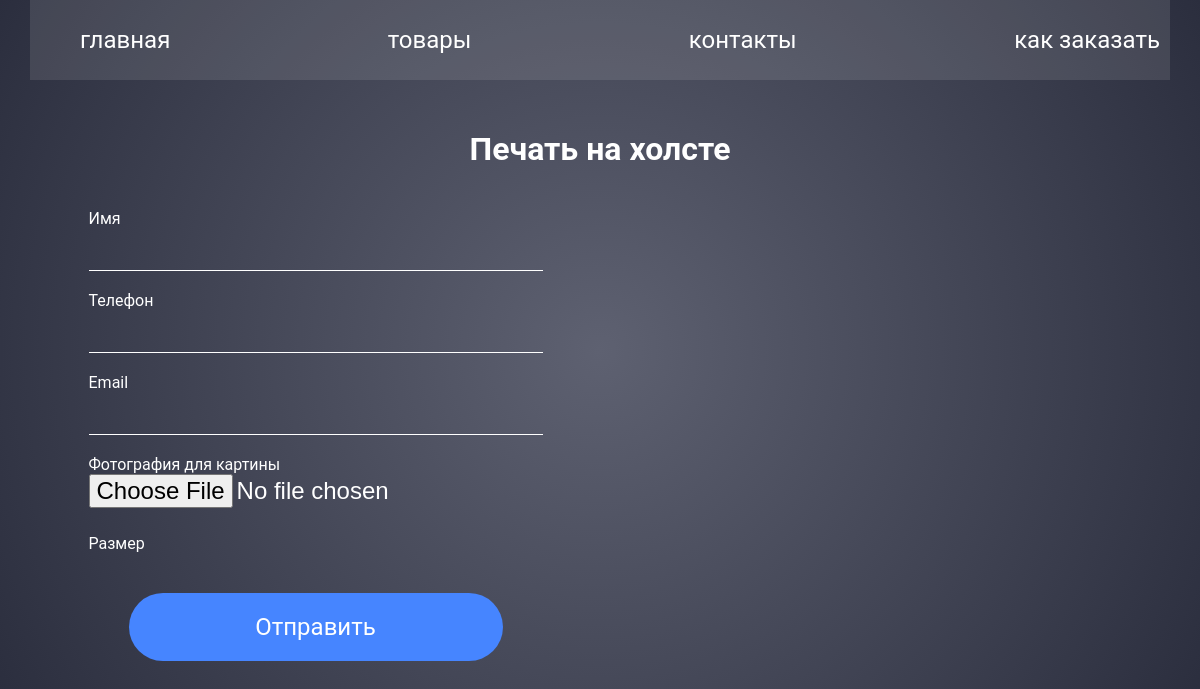
/product/1/, run on an earlier commit of the app's database.
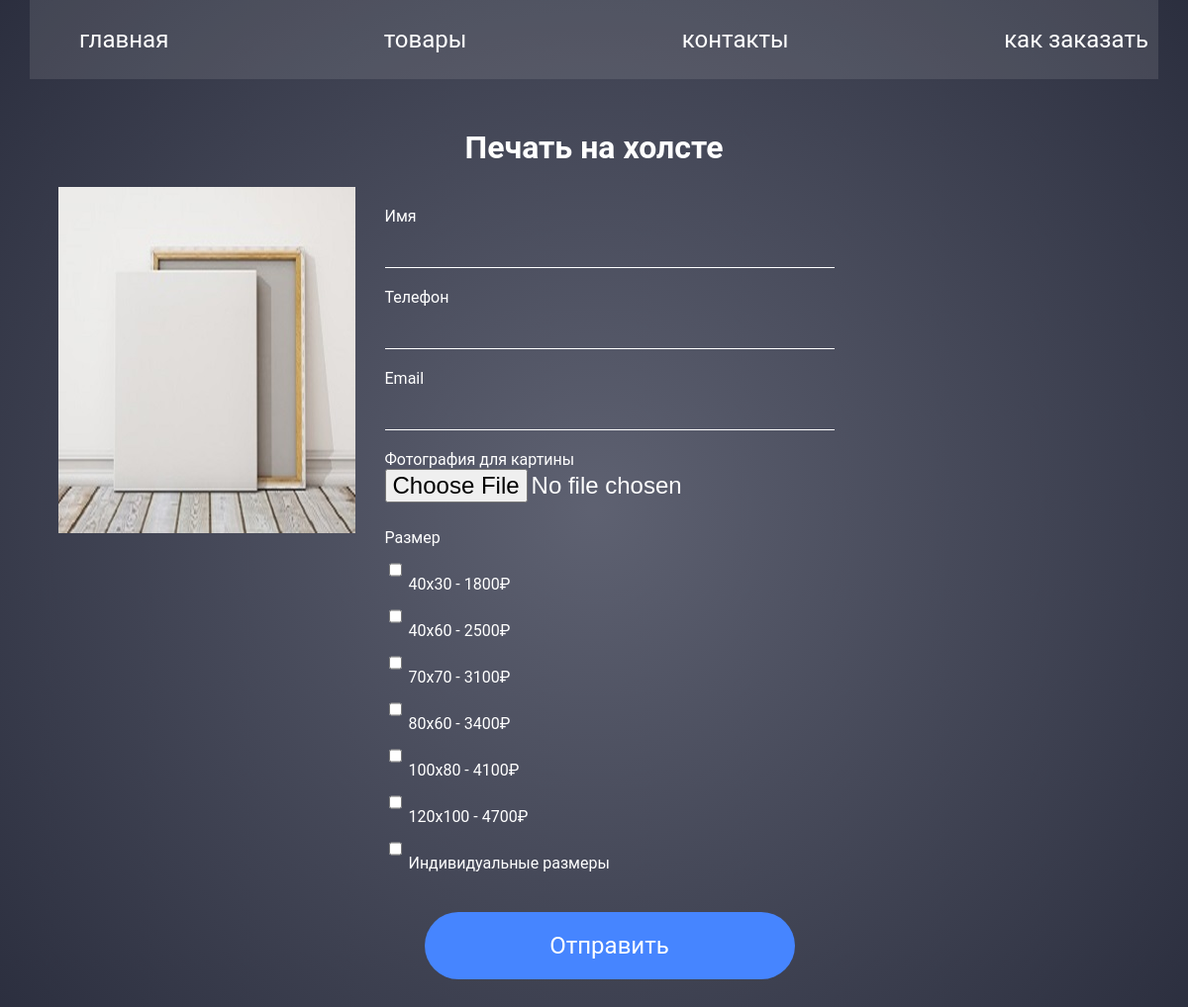
And on a later commit of the database.
### goods/models.py (models this page shows, shortened)
class Cards(models.Model):
    slug = models.SlugField(max_length=255, unique=True, blank=True, null=True)
    card_name = models.CharField(max_length=50)
    card_photo = models.ImageField(upload_to='cards/images/', default='default.jpg')
    description = models.TextField(blank=True, null=True)
    time_created = models.DateTimeField(auto_now_add=True, null=True)
    is_published = models.BooleanField(default=True)
    class Meta:
        verbose_name = 'Товар'
        verbose_name_plural = 'Товары'

### goods/views.py (the view)
# urls.py: path('product/<str:pk>/', views.product, name='product'),
def product(request, pk):
    card_name = Cards.objects.get(id=pk)
    order_form = OrderForm()
    if request.method == 'POST':
        form = OrderForm(request.POST, request.FILES)
        if form.is_valid():
            form.save()
    return render(request, 'goods/product.html', {'card_name': card_name, 'order_form': order_form})

### goods/forms.py
class OrderForm(ModelForm):
    class Meta:
        model = Order
        fields = ['order_fio', 'order_phone', 'order_email', 'order_photo', 'size']
        widgets = {
            'size': forms.CheckboxSelectMultiple(),
        }

### goods/models.py (called while the page is built)
    def __str__(self):
        return self.picture_size

### goods/templates/goods/product.html (shortened to what this page needs)
 {% extends 'goods/base.html' %}
{% load static %}
{% block content %}
<div class="content">
    <h1>{{ card_name.card_name }}</h1>
    <div class="form_item">
        <div class="images">
            <div class="img_big">
                <img src="{{ card_name.card_photo.url }}" alt="">
            </div>
        </div>
        <div class="form_order">
            <form method="post" enctype="multipart/form-data">
                {% for field in order_form %}
                    <label for="">{{ field.label }}</label>
                    {{ field }}
                {% endfor %}
                <button class='fm_btn' type="submit">Отправить</button>
            </form>
        </div>
    </div>
</div>
{% endblock %}

What changed in the data, as far as the page shows it:
changed Cards "Печать на холсте": card_photo: picture added
Also different on the page:
new list line: "☐ ☐ ☐ ☐ ☐ ☐ ☐ 40x30 - 1800₽ 40x60 - 2500₽ 70x70 - 3100₽ 80x60 - 3400₽ 100x80 - 4100₽ 120x100 - 4700₽ Индивидуальные размеры"
